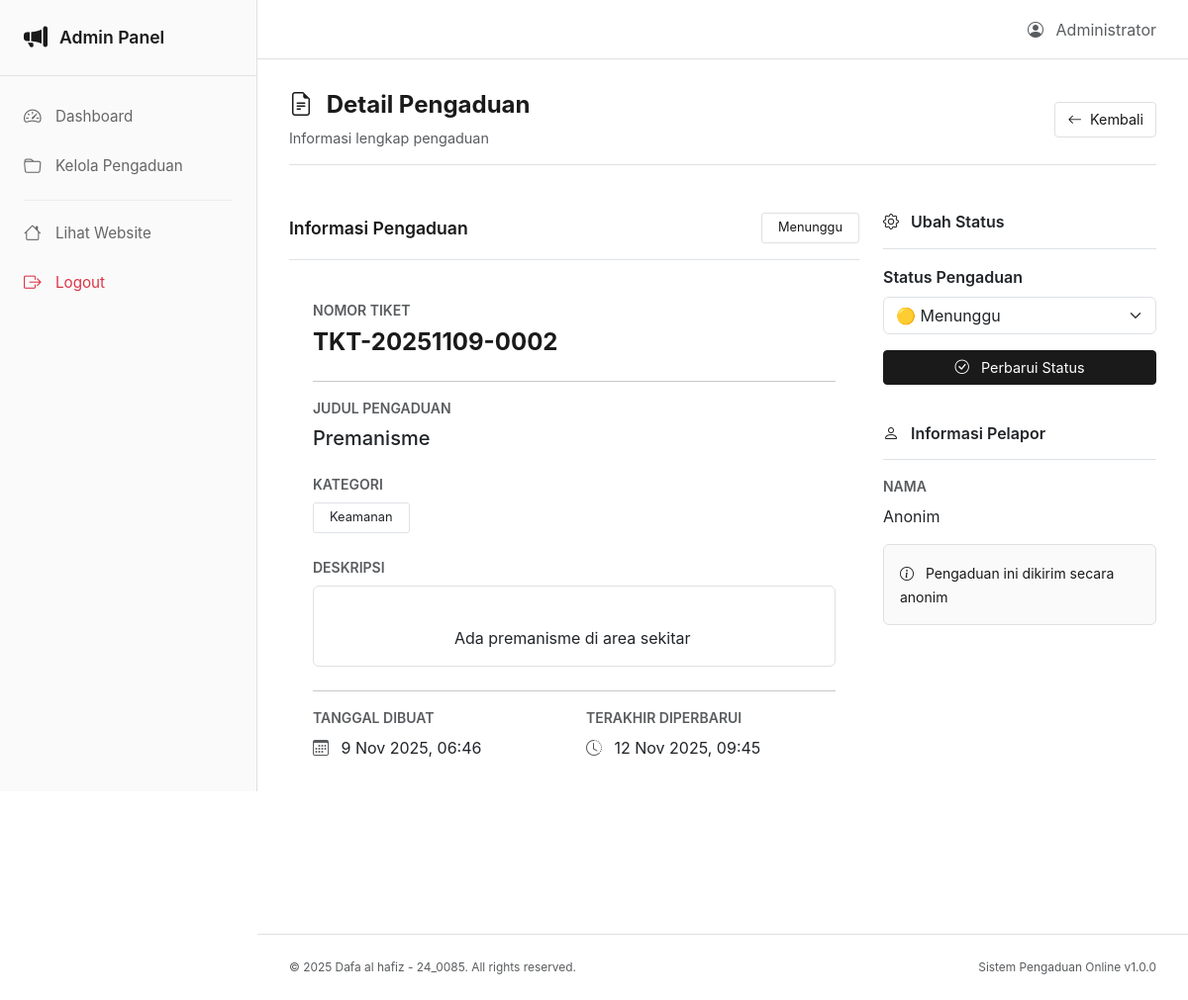
Screenshot of /admin/detail-pengaduan.php?id=2 (signed in) with the database file from the repository.
### tables this page shows
CREATE TABLE IF NOT EXISTS pengaduan (
     
     
     
     
     
     
     
    id INT PRIMARY KEY AUTO_INCREMENT,
    
     
     
     
     
     
     
     
     
    nomor_tiket VARCHAR(50) UNIQUE NOT NULL,
    
     
     
     
     
     
     
    judul VARCHAR(255) NOT NULL,
    
     
     
     
     
     
     
    deskripsi TEXT NOT NULL,
    
     
     
     
     
     
     
     
    kategori ENUM('Infrastruktur', 'Kebersihan', 'Keamanan', 'Pelayanan', 'Lainnya') NOT NULL,
    
     
     
     
     
     
     
    nama_pelapor VARCHAR(100) DEFAULT 'Anonim',
    
     
     
     
     
     
     
    email VARCHAR(100),
    
     
     
     
     
     
     
    telepon VARCHAR(20),
    
     
     
     
     
     
     
    file_bukti VARCHAR(255),
    
     
     
     
     
     
     
     
    status ENUM('Menunggu', 'Diproses', 'Selesai', 'Ditolak') DEFAULT 'Menunggu',
    
     
     
     
     
     
     
    tanggal_dibuat DATETIME DEFAULT CURRENT_TIMESTAMP,
    
     
     
     
     
     
     
     
    tanggal_diperbarui DATETIME DEFAULT CURRENT_TIMESTAMP ON UPDATE CURRENT_TIMESTAMP,
    
     
     
     
     
    
     
    INDEX idx_nomor_tiket (nomor_tiket),
    
     
    INDEX idx_status (status),
    
     
    INDEX idx_kategori (kategori)
    
 
 
 
);

### src/includes/functions.php (called while the page is built, shortened)
<?php
function formatTanggalIndonesia($datetime) {
    $bulan = [
        1 => 'Jan',  2 => 'Feb',  3 => 'Mar',  4 => 'Apr',
        5 => 'Mei',  6 => 'Jun',  7 => 'Jul',  8 => 'Agu',
        9 => 'Sep', 10 => 'Okt', 11 => 'Nov', 12 => 'Des'
    ];
    $timestamp = strtotime($datetime);
    $tanggal = date('j', $timestamp);
    $bulanAngka = date('n', $timestamp);
    $tahun = date('Y', $timestamp);
    $waktu = date('H:i', $timestamp);
    return "{$tanggal} {$bulan[$bulanAngka]} {$tahun}, {$waktu}";
}
function getStatusClass($status) {
    $classes = [
        'Menunggu' => 'status-pending',
        'Diproses' => 'status-in-progress',
        'Selesai'  => 'status-resolved',
        'Ditolak'  => 'status-rejected'
    ];
    return $classes[$status] ?? 'status-pending';
}
?>

### src/admin/detail-pengaduan.php (the view, shortened to what this page needs)
<?php
require_once '../includes/config.php';
require_once '../includes/functions.php';
$pengaduan_id = isset($_GET['id']) ? (int)$_GET['id'] : 0;
$stmt = $pdo->prepare("SELECT * FROM pengaduan WHERE id = ?");
$stmt->execute([$pengaduan_id]);
$pengaduan = $stmt->fetch();
include '../includes/admin-header.php';
?>
<div class="content-header">
    <div class="d-flex justify-content-between align-items-center">
        <div>
            <h2 class="mb-2 fw-bold">
                <i class="bi bi-file-earmark-text text-primary me-2"></i>
                Detail Pengaduan
            </h2>
            <p class="text-muted mb-0">Informasi lengkap pengaduan</p>
        </div>
        <div>
            <a href="pengaduan.php" class="btn btn-outline-secondary">
                <i class="bi bi-arrow-left me-2"></i>Kembali
            </a>
        </div>
    </div>
</div>
<div class="row">
    <div class="col-lg-8 mb-4">
        <div class="card border-0 shadow-sm">
            <div class="card-header bg-white border-bottom py-3">
                <div class="d-flex justify-content-between align-items-center">
                    <h5 class="mb-0 fw-semibold">Informasi Pengaduan</h5>
                    <span class="badge <?php echo getStatusClass($pengaduan['status']); ?> px-3 py-2">
                        <?php echo $pengaduan['status']; ?>
                    </span>
                </div>
            </div>
            <div class="card-body p-4">
                <div class="mb-4">
                    <label class="small text-muted text-uppercase fw-semibold d-block mb-2">
                        Nomor Tiket
                    </label>
                    <h4 class="mb-0 text-primary fw-bold">
                        <?php echo htmlspecialchars($pengaduan['nomor_tiket']); ?>
                    </h4>
                </div>
                <hr>
                <div class="mb-4">
                    <label class="small text-muted text-uppercase fw-semibold d-block mb-2">
                        Judul Pengaduan
                    </label>
                    <h5 class="mb-0"><?php echo htmlspecialchars($pengaduan['judul']); ?></h5>
                </div>
                <div class="mb-4">
                    <label class="small text-muted text-uppercase fw-semibold d-block mb-2">
                        Kategori
                    </label>
                    <span class="badge bg-light text-dark border px-3 py-2">
                        <?php echo htmlspecialchars($pengaduan['kategori']); ?>
                    </span>
                </div>
                <div class="mb-4">
                    <label class="small text-muted text-uppercase fw-semibold d-block mb-2">
                        Deskripsi
                    </label>
                    <div class="bg-light p-3 rounded">
                        <p class="mb-0" style="white-space: pre-wrap;">
                            <?php echo htmlspecialchars($pengaduan['deskripsi']); ?>
                        </p>
                    </div>
                </div>
                <hr>
                <div class="row">
                    <div class="col-md-6 mb-3">
                        <label class="small text-muted text-uppercase fw-semibold d-block mb-2">
                            Tanggal Dibuat
                        </label>
                        <p class="mb-0">
                            <i class="bi bi-calendar3 text-muted me-2"></i>
                            <?php echo formatTanggalIndonesia($pengaduan['tanggal_dibuat']); ?>
                        </p>
                    </div>
                    <div class="col-md-6 mb-3">
                        <label class="small text-muted text-uppercase fw-semibold d-block mb-2">
                            Terakhir Diperbarui
                        </label>
                        <p class="mb-0">
                            <i class="bi bi-clock-history text-muted me-2"></i>
                            <?php echo formatTanggalIndonesia($pengaduan['tanggal_diperbarui']); ?>
                        </p>
                    </div>
                </div>
            </div>
        </div>
    </div>
    <div class="col-lg-4">
        <div class="card border-0 shadow-sm mb-4">
            <div class="card-header bg-white border-bottom py-3">
                <h6 class="mb-0 fw-semibold">
                    <i class="bi bi-gear text-primary me-2"></i>
                    Ubah Status
                </h6>
            </div>
            <div class="card-body">
                <form method="POST" action="">
                    <div class="mb-3">
                        <label for="status" class="form-label fw-semibold">
                            Status Pengaduan
                        </label>
                        <select name="status" id="status" class="form-select" required>
                            <option value="Menunggu" <?php echo $pengaduan['status'] == 'Menunggu' ? 'selected' : ''; ?>>
                                🟡 Menunggu
                            </option>
                        </select>
                    </div>
                    <button type="submit" name="update_status" class="btn btn-primary w-100">
                        <i class="bi bi-check-circle me-2"></i>
                        Perbarui Status
                    </button>
                </form>
            </div>
        </div>
        <div class="card border-0 shadow-sm">
            <div class="card-header bg-white border-bottom py-3">
                <h6 class="mb-0 fw-semibold">
                    <i class="bi bi-person text-primary me-2"></i>
                    Informasi Pelapor
                </h6>
            </div>
            <div class="card-body">
                <div class="mb-3">
                    <label class="small text-muted text-uppercase fw-semibold d-block mb-2">
                        Nama
                    </label>
                    <p class="mb-0"><?php echo htmlspecialchars($pengaduan['nama_pelapor']); ?></p>
                </div>
                <?php if ($pengaduan['nama_pelapor'] === 'Anonim'): ?>
                <div class="alert alert-info mb-0">
                    <small>
                        <i class="bi bi-info-circle me-2"></i>
                        Pengaduan ini dikirim secara anonim
                    </small>
                </div>
                <?php endif; ?>
            </div>
        </div>
    </div>
</div>
<?php include '../includes/admin-footer.php'; ?>

### src/includes/admin-header.php (shortened to what this page needs)
<?php
$stmt = $pdo->prepare("SELECT * FROM admin WHERE id = ?");
$stmt->execute([$_SESSION['admin_id']]);
$admin_data = $stmt->fetch();
?>
<!DOCTYPE html>
<html lang="id">
<head>
    <link href="https://cdn.jsdelivr.net/npm/bootstrap@5.3.0/dist/css/bootstrap.min.css" rel="stylesheet">
    <link rel="stylesheet" href="https://cdn.jsdelivr.net/npm/bootstrap-icons@1.11.0/font/bootstrap-icons.css">
    <link rel="stylesheet" href="<?php echo BASE_URL; ?>/assets/css/admin-style.css">
</head>
<body class="admin-body">
    <div class="admin-sidebar">
        <div class="sidebar-header">
            <a href="<?php echo BASE_URL; ?>/admin/dashboard.php" class="sidebar-brand">
                <i class="bi bi-megaphone-fill text-primary"></i>
                <span class="brand-text">Admin Panel</span>
            </a>
        </div>
        <nav class="sidebar-nav">
            <a href="<?php echo BASE_URL; ?>/admin/dashboard.php"
               class="sidebar-link <?php echo basename($_SERVER['PHP_SELF']) == 'dashboard.php' ? 'active' : ''; ?>">
                <i class="bi bi-speedometer2"></i>
                <span>Dashboard</span>
            </a>
            <a href="<?php echo BASE_URL; ?>/admin/pengaduan.php"
               class="sidebar-link <?php echo basename($_SERVER['PHP_SELF']) == 'pengaduan.php' ? 'active' : ''; ?>">
                <i class="bi bi-folder"></i>
                <span>Kelola Pengaduan</span>
            </a>
            <hr class="sidebar-divider">
            <a href="<?php echo BASE_URL; ?>"
               class="sidebar-link"
               target="_blank">
                <i class="bi bi-house"></i>
                <span>Lihat Website</span>
            </a>
            <a href="<?php echo BASE_URL; ?>/admin/logout.php"
               class="sidebar-link text-danger">
                <i class="bi bi-box-arrow-right"></i>
                <span>Logout</span>
            </a>
        </nav>
    </div>
    <div class="admin-main">
        <nav class="admin-topbar">
            <div class="d-flex justify-content-between align-items-center w-100">
                <div class="d-flex align-items-center gap-3">
                    <span class="text-muted">
                        <i class="bi bi-person-circle me-2"></i>
                        <?php echo htmlspecialchars($admin_data['nama_lengkap']); ?>
                    </span>
                </div>
            </div>
        </nav>
        <div class="admin-content">

### src/assets/css/admin-style.css (style rules this page uses)
:root { --sidebar-width: 260px; --topbar-height: 60px; --text-primary: #1a1a1a; --text-secondary: #666666; --bg-page: #ffffff; --border-color: #e0e0e0; }
.admin-body { margin: 0; padding: 0; font-family: -apple-system, BlinkMacSystemFont, 'Segoe UI', Roboto, 'Helvetica Neue', Arial, sans-serif; background-color: var(--bg-page); color: var(--text-primary); }
.admin-sidebar { position: fixed; left: 0; top: 0; width: var(--sidebar-width); height: 100vh; background-color: #fafafa; border-right: 1px solid var(--border-color); z-index: 1000; display: flex; flex-direction: column; transition: transform 0.3s ease; }
.sidebar-header { padding: 1.25rem 1.5rem; border-bottom: 1px solid var(--border-color); }
.sidebar-brand { display: flex; align-items: center; gap: 0.75rem; text-decoration: none; color: var(--text-primary); font-size: 1.1rem; font-weight: 600; }
.sidebar-brand i { font-size: 1.5rem; color: var(--text-primary); }
.sidebar-nav { flex: 1; overflow-y: auto; padding: 1rem 0; }
.sidebar-link { display: flex; align-items: center; gap: 0.75rem; padding: 0.75rem 1.5rem; text-decoration: none; color: var(--text-secondary); font-weight: 400; font-size: 0.95rem; transition: all 0.15s ease; }
.sidebar-link i { font-size: 1.1rem; width: 20px; }
.sidebar-divider { margin: 0.5rem 1.5rem; border-color: var(--border-color); opacity: 0.5; }
.admin-main { margin-left: var(--sidebar-width); min-height: 100vh; display: flex; flex-direction: column; }
.admin-topbar { position: sticky; top: 0; height: var(--topbar-height); background-color: var(--bg-page); border-bottom: 1px solid var(--border-color); padding: 0 2rem; display: flex; align-items: center; z-index: 999; }
.admin-content { flex: 1; padding: 2rem; max-width: 1400px; margin: 0 auto; width: 100%; }
.content-header { margin-bottom: 2rem; padding-bottom: 1rem; border-bottom: 1px solid var(--border-color); }
.content-header h2 { font-size: 1.5rem; font-weight: 600; color: var(--text-primary); margin-bottom: 0.25rem; }
.content-header p { font-size: 0.9rem; color: var(--text-secondary); margin: 0; }
.card { background: transparent; border: none; box-shadow: none; margin-bottom: 2rem; }
.card-header { background: transparent; border: none; padding: 0 0 1rem 0; margin-bottom: 1rem; }
.card-header h5 { font-size: 1.1rem; font-weight: 600; color: var(--text-primary); margin: 0; }
.card-body { padding: 0; background: transparent; }
.bg-primary, .bg-warning, .bg-info, .bg-success, .bg-opacity-10, .bg-light { background: transparent !important; }
.text-primary, .text-warning, .text-info, .text-success { color: var(--text-primary) !important; }
.badge { font-weight: 400; font-size: 0.8rem; padding: 0.25rem 0.75rem; border-radius: 3px; border: 1px solid var(--border-color); background-color: transparent; color: var(--text-primary); }
.btn { border-radius: 4px; font-weight: 400; font-size: 0.9rem; border: 1px solid var(--border-color); background-color: transparent; color: var(--text-primary); transition: all 0.15s ease; }
.btn-primary { background-color: var(--text-primary); border-color: var(--text-primary); color: white; }
.shadow, .shadow-sm, .shadow-lg { box-shadow: none !important; }
.alert { background-color: #fafafa; border: 1px solid var(--border-color); color: var(--text-primary); }
.alert-danger, .alert-success, .alert-warning, .alert-info { background-color: #fafafa; border: 1px solid var(--border-color); color: var(--text-primary); }
.bg-light.rounded { background-color: transparent !important; border: 1px solid var(--border-color); padding: 1rem !important; }

### rows the page displays
pengaduan: status "Menunggu", nomor_tiket "TKT-20251109-0002", judul "Premanisme", kategori "Keamanan", deskripsi "Ada premanisme di area sekitar", tanggal_dibuat "9 Nov 2025, 06:46", tanggal_diperbarui "12 Nov 2025, 09:45", status "🟡 Menunggu", nama_pelapor "Anonim"

### other values shown
$admin_data['nama_lengkap'] "Administrator"
COPYRIGHT "© 2025 Dafa al hafiz - 24_0085. All rights reserved."
APP_NAME "Sistem Pengaduan Online"
APP_VERSION "1.0.0"
